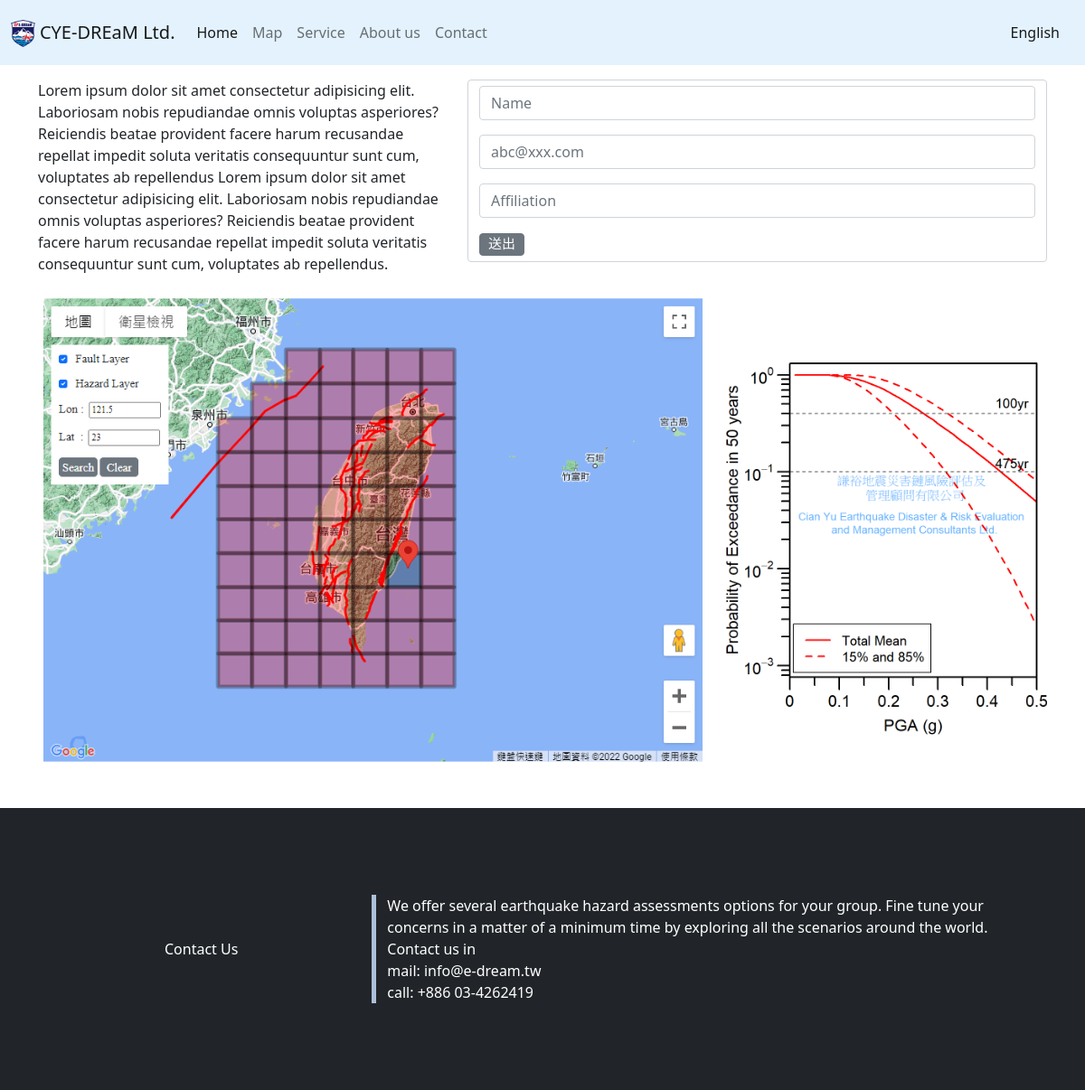
The page /MapPage/ on the database its author committed.
### map/models.py (models this page shows, shortened)
class MapPage(models.Model):
    name = models.CharField('公司名稱', max_length=20)
    logo= models.ImageField("公司logo",storage=OverwriteStorage(),upload_to='',blank=True)
    form_title=models.TextField('表單頂部內容', max_length=100,blank=True)
    form_image=models.ImageField("表單底部圖片URL",storage=OverwriteStorage(),upload_to='map_image',blank=True)
    bottom_title=models.CharField('底部標題', max_length=20,blank=True)
    bottom_content=models.TextField('底部內容', max_length=300,blank=True)
    bottom_email=models.CharField('底部email', max_length=100,blank=True)
    bottom_phone=models.CharField('底部連絡電話', max_length=50,blank=True)

### map/views.py (the view)
# urls.py: path('', showMapPage),
def showMapPage(request):
    submit=False
    token_length=32
    db_patient_length=5
    random_token=get_random_string(length=token_length)
    cookie_key="LoginCookie"
    if cookie_key in request.COOKIES:
        submit=True
        MapPage_content=MapPage.objects.all()
        return render(request, 'MapPage.html',{"MapPage_content":MapPage_content,"submit":submit,"token":random_token})
    else:
        if request.method == "POST":
            form= VisitorForm(request.POST)
            if form.is_valid():
                form.save()
                response = HttpResponseRedirect(f"/MapPage?{random_token}")
                response.set_cookie("LoginCookie","login",max_age=3600)
                return response
        else:
            form=VisitorForm
            key="100"
            for key in request.GET.keys():
                pass
            if len(key)==token_length:
                submit=True
        MapPage_content=MapPage.objects.all()
        return render(request, 'MapPage.html',{"MapPage_content":MapPage_content,"form":form,"submit":submit,"token":random_token})

### templates/MapPage.html (shortened to what this page needs)
{% load static %}
<!DOCTYPE html>
<html lang="en">
{% for Content in MapPage_content %}
<head>
    <link href="https://cdn.jsdelivr.net/npm/bootstrap@5.0.2/dist/css/bootstrap.min.css" rel="stylesheet"
>
    <link rel="stylesheet" href="{% static 'css/MapPage.css' %}">
</head>
<body>
    <nav class="navbar navbar-expand-lg navbar-light" style='background-color: #e3f2fd;'>
        <div class="container-xxl">
            <a class="navbar-brand" href="..">
                <img src="../static/assets/{{ Content.logo }}" alt="" height="30" class="d-inline-block align-text-top">
                {{ Content.name }}</a>
            <div class="collapse navbar-collapse" id="navbarSupportedContent">
                <ul class="navbar-nav me-auto mb-2 mb-lg-0">
                    <li class="nav-item">
                        <a class="nav-link active" aria-current="page" href="..">Home</a>
                    </li>
                    <li class="nav-item">
                        <a class="nav-link" href="">Map</a>
                    </li>
                    <li class="nav-item">
                        <a class="nav-link" href="../Service">Service</a>
                    </li>
                    <li class="nav-item">
                        <a class="nav-link" href="../AboutUs">About us</a>
                    </li>
                    <li class="nav-item">
                        <a class="nav-link" href="../Contact">Contact</a>
                    </li>
                </ul>
                {% if submit %}
                <span class="navbar-text">
                    <a class="nav-link" href="en?{{ token }}">English</a>
                </span>
                {% else %}
                <span class="navbar-text">
                    <a class="nav-link" href="en">English</a>
                </span>
                {% endif %}
            </div>
        </div>
    </nav>
    {% if submit %}
    <div class="container">
        <div class="row">
            <!-- <div class="col-12 col-md-3">
                    <div class="list-group">
                        <a href="#" class="list-group-item list-group-item-action active" aria-current="true">
                            The current link item
                        </a>
                        <a href="#" class="list-group-item list-group-item-action">A second link item</a>
                        <a href="#" class="list-group-item list-group-item-action">A third link item</a>
                        <a href="#" class="list-group-item list-group-item-action">A fourth link item</a>
                        <a href="#" class="list-group-item list-group-item-action disabled" tabindex="-1"
                            aria-disabled="true">A
                            disabled link item</a>
                    </div>
                </div> -->
            <div class="col-12 col-md-8">
                <div id="floating-panel">
                    <input class="form-check-input" type="checkbox" id="toggle-fault">
                    <label class="form-check-label" for="toggle-fault" style="font-size: 15px;">&nbsp Fault
                        Layer</label>
                    <br>
                    <br>
                    <input class="form-check-input" type="checkbox" id="toggle-hazard">
                    <label class="form-check-label" for="toggle-hazard" style="font-size: 15px;">&nbsp Hazard
                        Layer</label>
                    <br>
                    <br>
                    <label class="label" for="toggle-text">Lon&nbsp:&nbsp</label>
                    <input class="form-text-input" type="text" id="toggle-Lon" name="name" placeholder="Input Longitude"
                        size="10">
                    <br>
                    <br>
                    <label class="label" for="toggle-text">Lat&nbsp&nbsp:&nbsp</label>
                    <input class="form-text-input" type="text" id="toggle-Lat" name="name" placeholder="Input Latitude"
                        size="10">
                    <br>
                    <br>
                    <div class="column justify-content-around">
                        <button class="btn btn-secondary" id="search">Search</button>
                        <button class="btn btn-secondary" id="clear">Clear</button>
                    </div>
                </div>
                <div id="map"></div>
            </div>
            <div class="col-12 col-md-4">
                <img src="{% static 'assets/map_image/fakeimg1.jpg' %}" alt="hazard" id="hazard">
            </div>
        </div>
    </div>
    {% else %}
    <div class="container">
        <div class="row">
            <div class="col-12 col-md-5">
                <p class="mt-3">Lorem ipsum dolor sit amet consectetur adipisicing elit. Laboriosam nobis repudiandae omnis voluptas
                    asperiores? Reiciendis beatae provident facere harum recusandae repellat impedit soluta veritatis
                    consequuntur sunt cum, voluptates ab repellendus Lorem ipsum dolor sit amet consectetur adipisicing elit. Laboriosam nobis repudiandae omnis voluptas
                    asperiores? Reiciendis beatae provident facere harum recusandae repellat impedit soluta veritatis
                    consequuntur sunt cum, voluptates ab repellendus.</p>
            </div>
            <div class="col-12 col-md-7">
                <form class="form-control mt-3" id="form" action="" method=POST >
                    {{ form.as_p}}
                    <input id="submit" type="submit" value="送出" class="btn btn-secondary text-center">
                </form>
            </div>
            <div class="col-12 col-md-12">
                <img src="{% static 'assets/map_image/book_cover.png' %}" alt="hazard" style="width:100%;">
            </div>
        </div>
    </div>
    {% endif %}
    <footer class="bd-footer py-4 py-md-5 mt-5 bg-dark">
        <div class="container py-4 py-md-5 px-4 px-md-3">
            <div class="row align-items-center">
                <div class="text-center col-4 col-md-4" style="color:white">{{ Content.bottom_title }}</div>
                <div class="text-left col-8 col-md-8" id="Contact" style="color:white">
                    {{ Content.bottom_content }}<br>
                    mail: {{ Content.bottom_email }}<br>
                    call: {{ Content.bottom_phone }}
                </div>
            </div>
        </div>
    </footer>
</body>
{% endfor %}
</html>

### statics/css/MapPage.css (style rules this page uses)
.row #Contact { border-left: solid #ACC0D8 5px; }
.btn { height: 25px; width: 50px; font-Size: 15px; font-family: "Times New Roman"; padding: 0; }

### rows shown on the page
MapPage: logo (picture), name "CYE-DREaM Ltd.", bottom_title "Contact Us", bottom_content "We offer several earthquake hazard assessments options for your group. Fine tune your concerns in a matter of a minimum time by exploring all the scenarios around the world. Contact us in", bottom_email "info@e-dream.tw", bottom_phone "+886 03-4262419"
